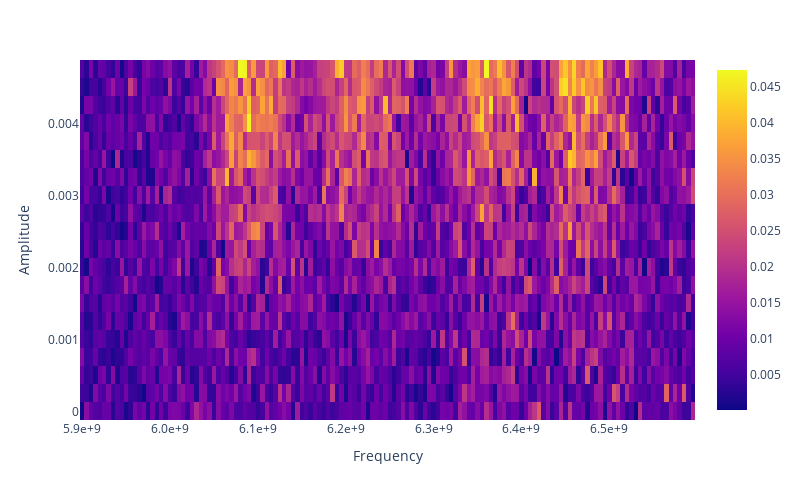

Notebook code for this chart:
### Code cell
import plotly.express as px

fig = px.imshow(data, aspect="auto", labels=dict(x = 'Frequency', y = 'Amplitude', z = 'MSR'), x = freq, y = amp, origin = 'lower')

fig.update_layout(
    xaxis=dict(tickformat=".1e"), 
    width = 800,
    height = 500
    )

fig.update_traces(hoverongaps=False, hovertemplate='Frequency: %{x}<br>Amplitude: %{y}<br>MSR: %{z}')

### Figure 1 — Plotly figure (JSON) as saved in the notebook; plotly's stock layout.template omitted (floating-point values rounded to 4 significant figures; data arrays with more than 128 entries replaced by an {"elided": "..."} marker saying what was removed)
{"data": [{"coloraxis": "coloraxis", "hoverongaps": false, "hovertemplate": "Frequency: %{x}<br>Amplitude: %{y}<br>MSR: %{z}", "name": "0", "type": "heatmap", "x": {"elided": "140 int values"}, "xaxis": "x", "y": [5e-06, 0.000255, 0.000505, 0.000755, 0.001005, 0.001255, 0.001505, 0.001755, 0.002005, 0.002255, 0.002505, 0.002755, 0.003005, 0.003255, 0.003505, 0.003755, 0.004005, 0.004255, 0.004505, 0.004755], "yaxis": "y", "z": {"elided": "20x140 float values"}}], "layout": {"coloraxis": {"colorscale": [[0, "#0d0887"], [0.1111, "#46039f"], [0.2222, "#7201a8"], [0.3333, "#9c179e"], [0.4444, "#bd3786"], [0.5556, "#d8576b"], [0.6667, "#ed7953"], [0.7778, "#fb9f3a"], [0.8889, "#fdca26"], [1, "#f0f921"]]}, "height": 500, "margin": {"t": 60}, "width": 800, "xaxis": {"anchor": "y", "domain": [0, 1], "tickformat": ".1e", "title": {"text": "Frequency"}}, "yaxis": {"anchor": "x", "autorange": true, "domain": [0, 1], "title": {"text": "Amplitude"}}}}
